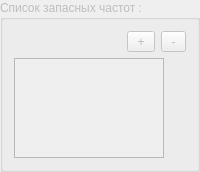
                <widget class="QGroupBox" name="groupBox_8">
                 <property name="enabled">
                  <bool>false</bool>
                 </property>
                 <property name="title">
                  <string>Список запасных частот :</string>
                 </property>
                 <layout class="QVBoxLayout" name="verticalLayout_14">
                  <item>
                   <layout class="QHBoxLayout" name="horizontalLayout_25">
                    <item>
                     <spacer name="horizontalSpacer_8">
                      <property name="orientation">
                       <enum>Qt::Horizontal</enum>
                      </property>
                      <property name="sizeHint" stdset="0">
                       <size>
                        <width>40</width>
                        <height>20</height>
                       </size>
                      </property>
                     </spacer>
                    </item>
                    <item>
                     <widget class="QToolButton" name="tb_add_freq_add">
                      <property name="enabled">
                       <bool>false</bool>
                      </property>
                      <property name="focusPolicy">
                       <enum>Qt::StrongFocus</enum>
                      </property>
                      <property name="text">
                       <string> + </string>
                      </property>
                     </widget>
                    </item>
                    <item>
                     <widget class="QToolButton" name="tb_del_freq_add">
                      <property name="enabled">
                       <bool>false</bool>
                      </property>
                      <property name="text">
                       <string> - </string>
                      </property>
                     </widget>
                    </item>
                   </layout>
                  </item>
                  <item>
                   <widget class="TableFreq" name="tw_freq_list_add">
                    <property name="enabled">
                     <bool>false</bool>
                    </property>
                    <property name="minimumSize">
                     <size>
                      <width>150</width>
                      <height>0</height>
                     </size>
                    </property>
                    <property name="maximumSize">
                     <size>
                      <width>100</width>
                      <height>100</height>
                     </size>
                    </property>
                    <property name="inputMethodHints">
                     <set>Qt::ImhNone</set>
                    </property>
                    <property name="frameShape">
                     <enum>QFrame::StyledPanel</enum>
                    </property>
                    <property name="frameShadow">
                     <enum>QFrame::Raised</enum>
                    </property>
                    <property name="midLineWidth">
                     <number>1</number>
                    </property>
                    <property name="editTriggers">
                     <set>QAbstractItemView::AnyKeyPressed|QAbstractItemView::CurrentChanged|QAbstractItemView::EditKeyPressed|QAbstractItemView::SelectedClicked</set>
                    </property>
                    <property name="tabKeyNavigation">
                     <bool>false</bool>
                    </property>
                    <property name="alternatingRowColors">
                     <bool>true</bool>
                    </property>
                    <property name="selectionBehavior">
                     <enum>QAbstractItemView::SelectItems</enum>
                    </property>
                    <property name="wordWrap">
                     <bool>false</bool>
                    </property>
                    <property name="rowCount">
                     <number>0</number>
                    </property>
                    <property name="columnCount">
                     <number>1</number>
                    </property>
                    <attribute name="horizontalHeaderVisible">
                     <bool>false</bool>
                    </attribute>
                    <attribute name="horizontalHeaderDefaultSectionSize">
                     <number>45</number>
                    </attribute>
                    <attribute name="horizontalHeaderMinimumSectionSize">
                     <number>45</number>
                    </attribute>
                    <attribute name="horizontalHeaderStretchLastSection">
                     <bool>true</bool>
                    </attribute>
                    <attribute name="verticalHeaderVisible">
                     <bool>false</bool>
                    </attribute>
                    <column>
                     <property name="text">
                      <string>Новый столбец</string>
                     </property>
                    </column>
                   </widget>
                  </item>
                 </layout>
                </widget>
